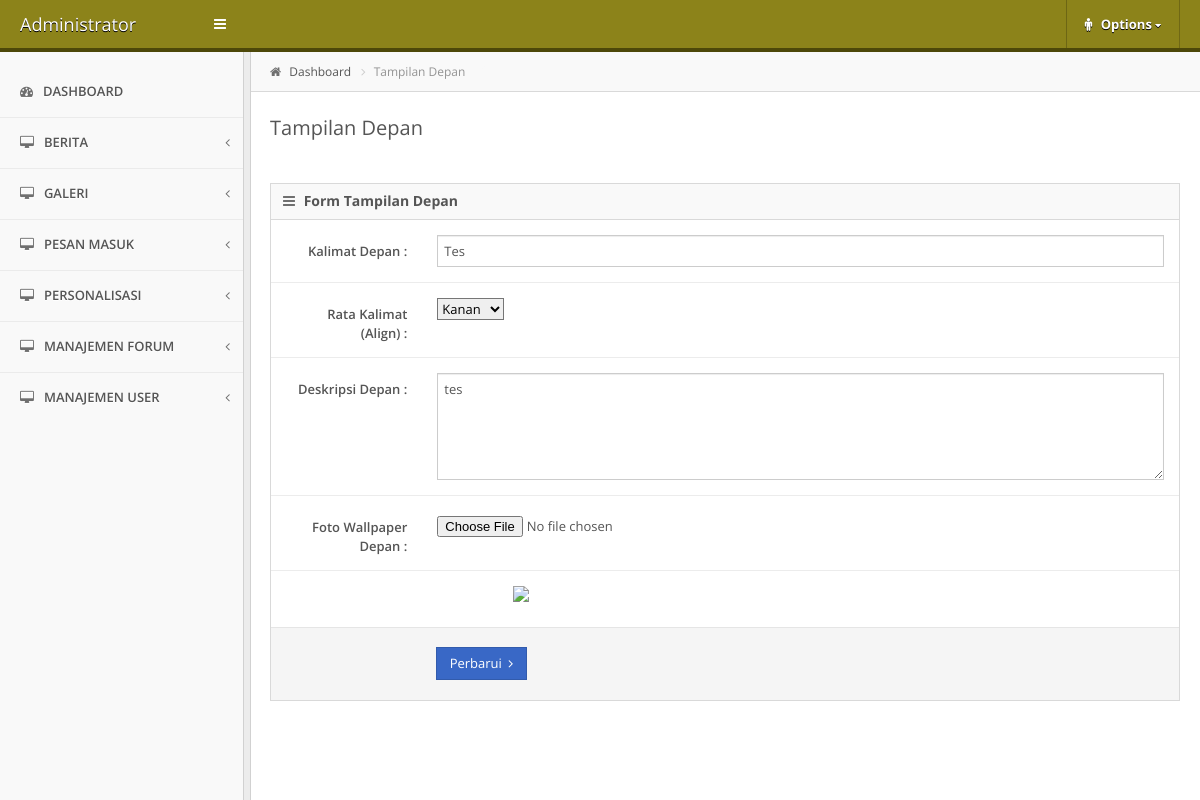
The page /index.php/office/frontpage on the database as committed earlier.
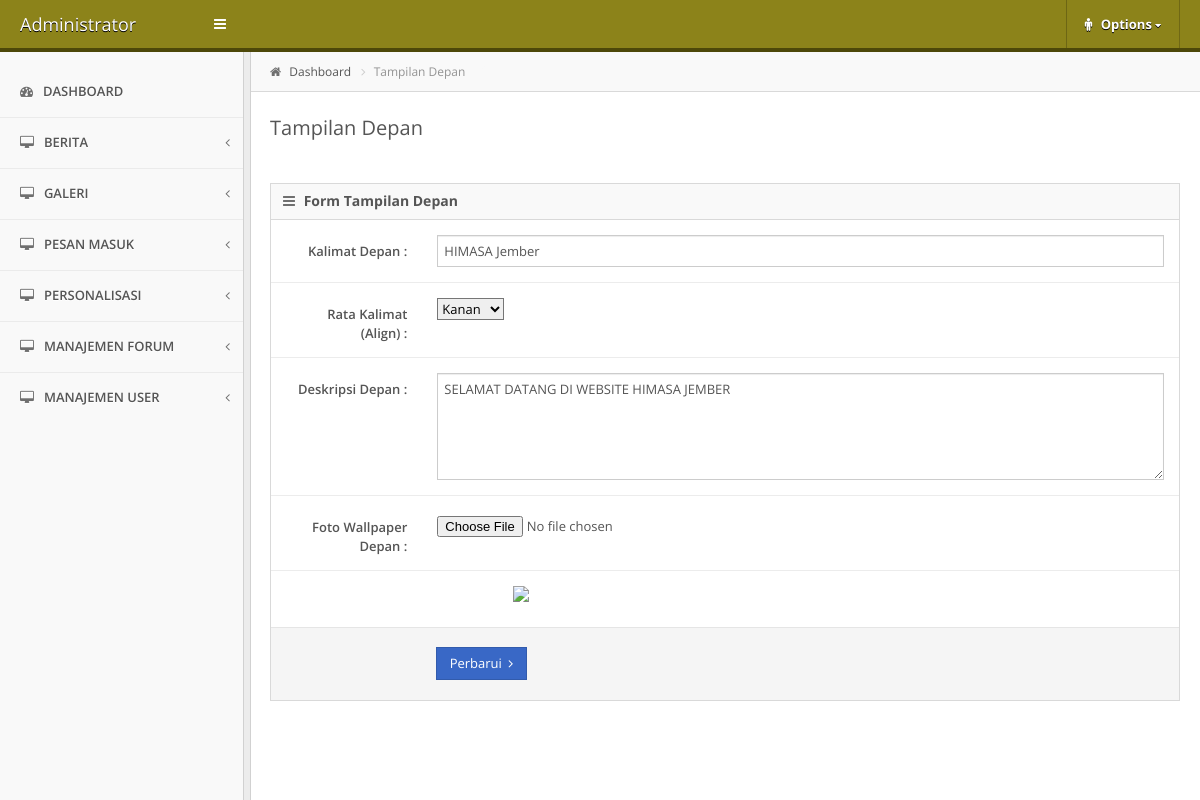
The same page on the database as committed later.
### tables this page shows
CREATE TABLE IF NOT EXISTS `personalisasi` (
  `id` int(11) NOT NULL AUTO_INCREMENT,
  `katadepan` varchar(300) NOT NULL,
  `rata` varchar(10) NOT NULL,
  `deskripsi` text NOT NULL,
  `visi` text NOT NULL,
  `misi` text NOT NULL,
  `sambutan` text NOT NULL,
  `sejarah` text NOT NULL,
  `organigram` varchar(255) NOT NULL,
  `logo` varchar(255) NOT NULL,
  `wallpaper` varchar(255) NOT NULL,
  `kontak` text NOT NULL,
  PRIMARY KEY (`id`)
);

### application/controllers/office.php (called while the page is built, shortened)
<?php
class Office extends CI_Controller {
	public function __construct(){
		$this->load->library('form_validation');
		$this->load->model('madmin');
	}
	function frontpage()
	{
		$data['front']=$this->madmin->getDataFront()->row();
		$this->load->view('admin/header');
		$this->load->view('admin/frontpage',$data);
		$this->load->view('admin/footer');
	}
}

### index.php (called while the page is built, shortened)
<?php
require_once BASEPATH.'core/CodeIgniter.php';

### application/models/madmin.php (called while the page is built, shortened)
<?php
class Madmin extends CI_Model {
	function getDataFront()
	{
		return $this->db->query("select * from personalisasi");
	}
}

### application/views/admin/frontpage.php (the view, shortened to what this page needs)
<div id="content">
	<div class="container">
		<div class="crumbs">
			<ul id="breadcrumbs" class="breadcrumb">
				<li>
					<i class="icon-home"></i>
					<a href="<?php echo base_url() ?>office">Dashboard</a>
				</li>
				<li class="current">
					<a href="<?php echo base_url() ?>office/frontpage" title="">Tampilan Depan</a>
				</li>
			</ul>
		</div>
		<div class="page-header">
			<div class="page-title">
				<h3>Tampilan Depan</h3>
			</div>
		</div>
		<div class="row">
			<div class="col-md-12">
				<div class="widget box">
					<div class="widget-header">
						<h4><i class="icon-reorder"></i> Form Tampilan Depan</h4>
					</div>
					<div class="widget-content">
						<form class="form-horizontal row-border" action="<?php echo base_url(); ?>index.php/office/submitfront" method="post" enctype="multipart/form-data">
						<div id="galery-input">
							<div class="form-group">
								<label class="col-md-2 control-label">Kalimat Depan :</label>
								<div class="col-md-10"><input type="text" name="kalimatdepan" class="form-control" value="<?php echo stripslashes($front->katadepan); ?>"></div>
							</div>
							<div class="form-group">
								<label class="col-md-2 control-label">Rata Kalimat (Align) :</label>
								<div class="col-md-10">
									<select name="rata">
										<option value="right" <?php if($front->rata=='right') echo "selected"; ?>>Kanan</option>
									</select>
								</div>
							</div>
							<div class="form-group">
								<label class="col-md-2 control-label">Deskripsi Depan :</label>
								<div class="col-md-10">
									<textarea name="deskripsi" cols="5" rows="5" class="form-control"><?php echo stripslashes($front->deskripsi); ?></textarea>
								</div>
							</div>
							<div class="form-group">
								<label class="col-md-2 control-label">Foto Wallpaper Depan :</label>
								<div class="col-md-10">
									<input type="file" name="foto" data-style="fileinput">
								</div>
							</div>
							<div class="form-group">
								<div class="col-lg-6 col-md-6 col-md-push-3 col-md-pull-3">
									<img src="<?php echo base_url(); ?>assets/img/slide1.jpg" class="img-responsive">
								</div>
							</div>
						</div>
							<div class="form-actions">
								<label class="col-md-2 control-label"></label>
								<button type="submit" class="submit btn btn-primary">
									Perbarui&nbsp;&nbsp;<i class="icon-angle-right"></i>
								</button>
							</div>
						</form>
					</div>
				</div>
			</div>
		</div>
	</div>
</div>

Rows that differ between the two databases and show on the page:
changed personalisasi "Kanan": kalimatdepan "Tes" → "HIMASA Jember"; deskripsi "tes" → "SELAMAT DATANG DI WEBSITE HIMASA JEMBER"
